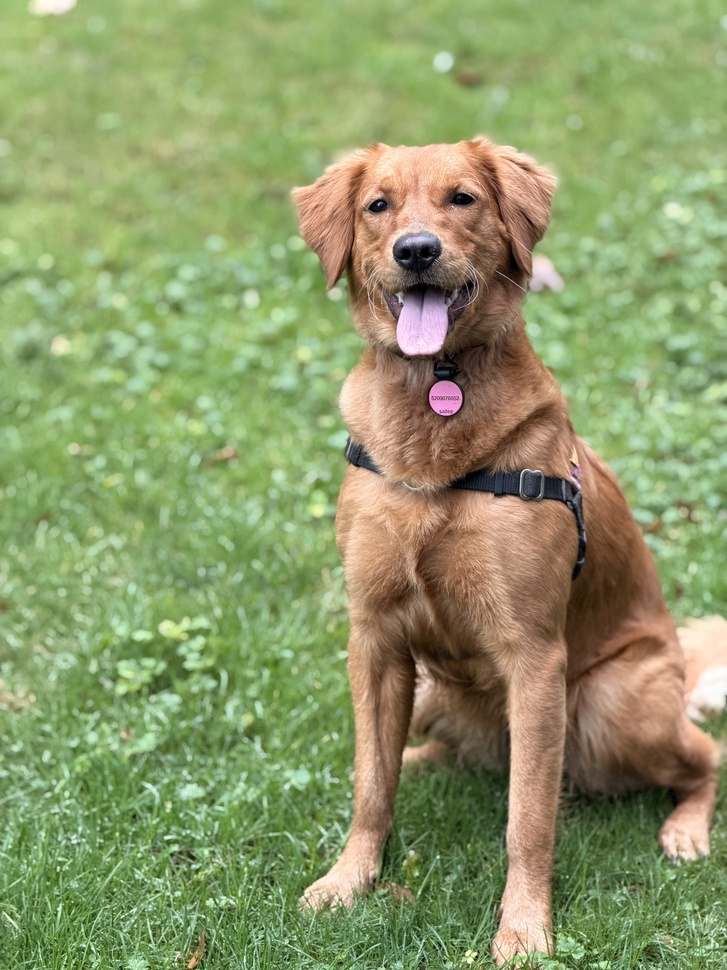
#> input picture .agents/skills/last30days/assets/dog-original.jpeg, 727 x 970 px, shrunk from 4284 x 5712 before the run
$ python -i lab_separator.py   (imports and definitions only)
#> lines starting #> are read from the running program, lines starting #| are printed output that depends on the picture; after the words box and inside, x2 and y2 are one past the last pixel; in counts of white or black regions, pixels touching at a corner belong together
"""
lab_separator.py — Phase 5: LAB Color Space Separation Upgrade
Industry-grade color separation using perceptual clustering.

Pipeline:
    1. RGB -> LAB conversion (perceptual uniformity)
    2. Adaptive K-means (elbow method for k selection)
    3. ΔE-based pixel assignment (perceptual accuracy)
    4. Per-mask morphological cleanup
    5. Edge smoothing on mask boundaries
"""

from __future__ import annotations
import cv2
import numpy as np
import logging
from dataclasses import dataclass, field
from typing import List, Dict, Tuple, Optional

logger = logging.getLogger(__name__)


# ─── Data Types ──────────────────────────────────────────────────────────────

@dataclass
class ColorCluster:
    index: int
    lab_center: np.ndarray       # LAB center (float32, 3-values)
    rgb: Tuple[int, int, int]    # Converted RGB for export
    hex_color: str               # '#RRGGBB'
    pixel_count: int
    coverage_pct: float
    mask: np.ndarray             # uint8 binary mask (255=this color, 0=other)


@dataclass
class LABSeparationResult:
    clusters: List[ColorCluster]
    k: int                        # Actual number of clusters used
    compactness: float            # K-means compactness score
    color_space: str = "LAB"

    # Pipeline-compatible aliases
    @property
    def colors(self) -> List[Tuple[int, int, int]]:
        return [c.rgb for c in self.clusters]

    @property
    def color_names(self) -> List[str]:
        return [c.hex_color for c in self.clusters]

    @property
    def color_masks(self) -> List[np.ndarray]:
        return [c.mask for c in self.clusters]

    @property
    def num_colors(self) -> int:
        return self.k


# ─── Separator ───────────────────────────────────────────────────────────────

class LABColorSeparator:
    """
    Perceptual color separator using CIE LAB space + ΔE distance.

    Key improvements over RGB K-means:
    • Perceptually uniform -> equal ΔE means equal perceived difference
    • Elbow-method adaptive K -> no manual color count required
    • Morphological mask cleanup -> clean print-ready edges
    • No hard-threshold segmentation -> no color banding
    """

    def __init__(
        self,
        k_min: int = 2,
        k_max: int = 8,
        kmeans_attempts: int = 3,
        kmeans_max_iter: int = 30,
        morph_cleanup: bool = True,
        morph_kernel_size: int = 3,
        edge_smooth: bool = True,
    ):
        self.k_min = k_min
        self.k_max = k_max
        self.kmeans_attempts = kmeans_attempts
        self.kmeans_max_iter = kmeans_max_iter
        self.morph_cleanup = morph_cleanup
        self.morph_kernel_size = morph_kernel_size
        self.edge_smooth = edge_smooth

    # ─── Public API ────────────────────────────────────────────────────────────

    def separate(
        self,
        image: np.ndarray,          # BGR uint8
        num_colors: Optional[int] = None,   # None = auto elbow
    ) -> LABSeparationResult:
        """
        Separate image into perceptual color clusters.

        Args:
            image:      BGR uint8 input image
            num_colors: Fixed K (or None to use elbow auto-detection)

        Returns:
            LABSeparationResult with clusters, masks, RGB values
        """
        if image.dtype != np.uint8:
            image = np.clip(image, 0, 255).astype(np.uint8)

        h, w = image.shape[:2]
        N = h * w

        # 1. Convert to LAB
        lab = cv2.cvtColor(image, cv2.COLOR_BGR2LAB)
        data = lab.reshape(-1, 3).astype(np.float32)

        # 2. Determine K
        if num_colors is not None:
            k = max(self.k_min, min(self.k_max, num_colors))
            centers, labels = self._kmeans(data, k)
            compactness = self._compactness(data, centers, labels)
        else:
            k, centers, labels, compactness = self._elbow_kmeans(data)

        # 3. Build label map (H×W)
        label_map = labels.reshape(h, w)

        # 4. Sort clusters by LAB lightness (L channel) — dark -> light
        L_means = [float(np.mean(lab[:, :, 0][label_map == i])) for i in range(k)]
        order   = np.argsort(L_means)   # darkest first

        # 5. Build ColorCluster objects
        clusters: List[ColorCluster] = []
        for new_idx, old_idx in enumerate(order):
            lab_center = centers[old_idx]

            # Convert LAB center -> BGR -> RGB
            lab_px  = np.array([[lab_center]], dtype=np.float32).astype(np.uint8)
            bgr_px  = cv2.cvtColor(lab_px, cv2.COLOR_LAB2BGR)[0][0]
            rgb_px  = cv2.cvtColor(
                np.array([[bgr_px]], dtype=np.uint8), cv2.COLOR_BGR2RGB
            )[0][0]
            rgb = (int(rgb_px[0]), int(rgb_px[1]), int(rgb_px[2]))
            hex_color = f"#{rgb[0]:02X}{rgb[1]:02X}{rgb[2]:02X}"

            # Build binary mask
            raw_mask = (label_map == old_idx).astype(np.uint8) * 255

            # 6. Morphological cleanup
            if self.morph_cleanup:
                raw_mask = self._morph_cleanup(raw_mask)

            pixel_count  = int(np.sum(raw_mask > 0))
            coverage_pct = round(pixel_count / N * 100, 2)

            clusters.append(ColorCluster(
                index=new_idx,
                lab_center=lab_center,
                rgb=rgb,
                hex_color=hex_color,
                pixel_count=pixel_count,
                coverage_pct=coverage_pct,
                mask=raw_mask,
            ))

        logger.info(
            f"[LABColorSeparator] k={k} compactness={compactness:.0f} "
            f"colors={[c.hex_color for c in clusters]}"
        )

        return LABSeparationResult(
            clusters=clusters,
            k=k,
            compactness=compactness,
        )

    # ─── Elbow Method ─────────────────────────────────────────────────────────

    def _elbow_kmeans(
        self, data: np.ndarray
    ) -> Tuple[int, np.ndarray, np.ndarray, float]:
        """
        Run K-means for k_min…k_max and find the elbow (largest drop in
        compactness ratio).  Returns (best_k, centers, labels, compactness).
        """
        results: Dict[int, Tuple] = {}
        compactness_list: List[float] = []

        for k in range(self.k_min, self.k_max + 1):
            centers, labels = self._kmeans(data, k)
            comp = self._compactness(data, centers, labels)
            results[k] = (centers, labels, comp)
            compactness_list.append(comp)
            logger.debug(f"  [Elbow] k={k} compactness={comp:.0f}")

        # Find elbow: largest relative drop
        best_k = self.k_min
        if len(compactness_list) > 1:
            drops = []
            for i in range(1, len(compactness_list)):
                prev = compactness_list[i - 1]
                curr = compactness_list[i]
                rel_drop = (prev - curr) / (prev + 1e-9)
                drops.append(rel_drop)
            elbow_i = int(np.argmax(drops)) + 1   # +1 because drops starts at k_min+1
            best_k  = self.k_min + elbow_i
            logger.info(f"[LABColorSeparator] Elbow at k={best_k} (drop={drops[elbow_i-1]:.3f})")

        centers, labels, comp = results[best_k]
        return best_k, centers, labels, comp

    # ─── K-means Helper ───────────────────────────────────────────────────────

    def _kmeans(
        self, data: np.ndarray, k: int
    ) -> Tuple[np.ndarray, np.ndarray]:
        """Run K-means and return (centers, flat_labels)."""
        criteria = (
            cv2.TERM_CRITERIA_EPS + cv2.TERM_CRITERIA_MAX_ITER,
            self.kmeans_max_iter,
            1.0,
        )
        np.random.seed(42)
        cv2.setRNGSeed(42)

        best_comp = float("inf")
        best_centers = None
        best_labels  = None

        for _ in range(self.kmeans_attempts):
            try:
                comp, labels, centers = cv2.kmeans(
                    data, k, None, criteria, 1, cv2.KMEANS_PP_CENTERS
                )
                if comp < best_comp:
                    best_comp    = comp
                    best_centers = centers
                    best_labels  = labels.flatten()
            except Exception as e:
                logger.warning(f"[LABColorSeparator] K-means k={k} attempt failed: {e}")

        if best_centers is None:
            raise RuntimeError(f"K-means failed for k={k}")

        return best_centers, best_labels

    @staticmethod
    def _compactness(
        data: np.ndarray, centers: np.ndarray, labels: np.ndarray
    ) -> float:
        """Compute total within-cluster sum of squared distances."""
        assigned = centers[labels.astype(int)]
        return float(np.sum((data - assigned) ** 2))

    # ─── Morphological Cleanup ────────────────────────────────────────────────

    def _morph_cleanup(self, mask: np.ndarray) -> np.ndarray:
        """
        Apply morphological closing + opening to clean mask edges.
        Closing: fills small holes within the mask.
        Opening: removes small isolated noise blobs.
        """
        k = self.morph_kernel_size
        kernel = cv2.getStructuringElement(cv2.MORPH_ELLIPSE, (k, k))
        # Close first (fill internal holes)
        out = cv2.morphologyEx(mask, cv2.MORPH_CLOSE, kernel, iterations=1)
        # Then open (remove pepper noise)
        out = cv2.morphologyEx(out, cv2.MORPH_OPEN,  kernel, iterations=1)
        # Optional edge smoothing via blur+threshold
        if self.edge_smooth:
            out = cv2.GaussianBlur(out, (3, 3), 0.8)
            _, out = cv2.threshold(out, 127, 255, cv2.THRESH_BINARY)
        return out


# ─── Convenience function ────────────────────────────────────────────────────

# [15 lines left out: function separate_colors_lab, not called in this run]

>>> import cv2
>>> picture = cv2.imread('../../.agents/skills/last30days/assets/dog-original.jpeg')
#> picture is the input picture: shape (970, 727, 3); mean B, G, R 105.4, 153.7, 141.6
>>> result = LABColorSeparator().separate(picture)
#> the loop in _elbow_kmeans, `for k in range(self.k_min, self.k_max + 1):` made 7 passes
#> comp on passes 2 to 7: 383660032, 279237280, 232110016, 182142816, 156323168, 129869352
#> after the loop in _elbow_kmeans, `for k in range(self.k_min, self.k_max + 1):`: compactness_list = [562159616, 383660032, 279237280, 232110016, 182142816, 156323168, 129869352]; results = 7 items
#> the loop in _elbow_kmeans, `for i in range(1, len(compactness_list)):` made 6 passes
#> (prev, curr, rel_drop) on passes 1 to 6: (562159616, 383660032, 0.318), (383660032, 279237280, 0.272), (279237280, 232110016, 0.169), (232110016, 182142816, 0.215), (182142816, 156323168, 0.142), (156323168, 129869352, 0.169)
#> after the loop in _elbow_kmeans, `for i in range(1, len(compactness_list)):`: drops = [0.318, 0.272, 0.169, 0.215, 0.142, 0.169]
#> in _elbow_kmeans, `elbow_i = int(np.argmax(drops)) + 1`: elbow_i = 1
#> in _elbow_kmeans, `best_k  = self.k_min + elbow_i`: best_k = 3
#> in _elbow_kmeans, `centers, labels, comp = results[best_k]`: centers = [[182.9, 112.5, 154], [71.21, 129.2, 143.6], [135.4, 117, 152.4]]; comp = 383660032
#> in separate, `k, centers, labels, compactness = self._elbow_kmeans(data)`: k = 3; compactness = 383660032
#> in separate, `label_map = labels.reshape(h, w)`:
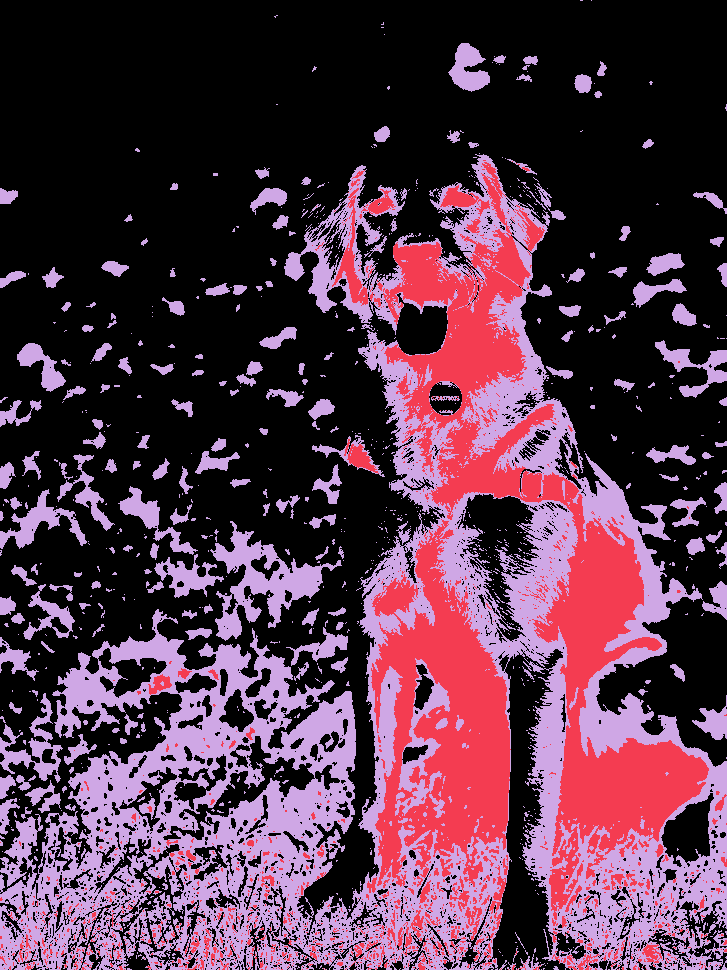
#> label_map: shape (970, 727) int32; 3 distinct labels, from 0 to 2; one colour per label, 0 black
#> in separate, `L_means = [float(np.mean(lab[:, :, 0][label_map == i])) for i in range..`: L_means = [182.8, 71.21, 135.4]
#> in separate, `order   = np.argsort(L_means)`: order = [1, 2, 0]
#> the loop in separate, `for new_idx, old_idx in enumerate(order):` made 3 passes
#> (old_idx, lab_center, lab_px, bgr_px, rgb, hex_color, pixel_count, coverage_pct) on passes 1 to 3: (1, [71.21, 129.2, 143.6], [[71, 129, 143]], [43, 64, 75], (75, 64, 43), '#4B402B', 85488, 12.12), (2, [135.4, 117, 152.4], [[135, 116, 152]], [85, 131, 121], (121, 131, 85), '#798355', 205879, 29.19), (0, [182.9, 112.5, 154], [[182, 112, 154]], [127, 182, 163], (163, 182, 127), '#A3B67F', 430480, 61.04)
#> pass 1, in separate, `raw_mask = (label_map == old_idx).astype(np.uint8) * 255`:
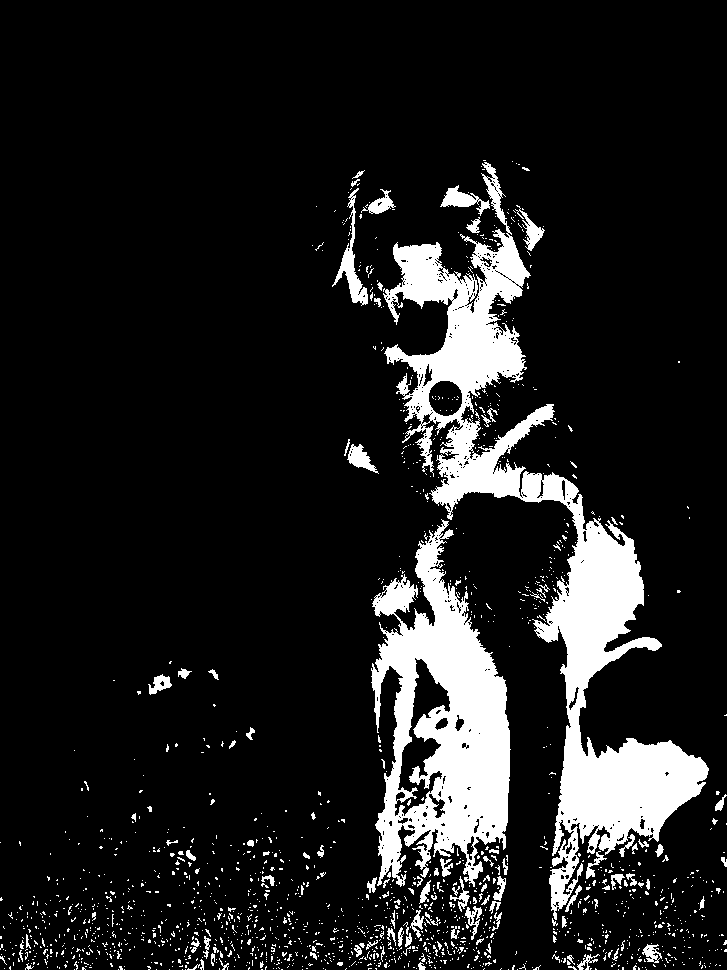
#> raw_mask: shape (970, 727); 12.2% white; 1643 white regions (1529 under 20 px), largest, box (x1, y1, x2, y2) and area: (383, 162, 709, 920) 45537, (371, 519, 511, 887) 26477, (332, 188, 368, 306) 985
#> pass 1, in _morph_cleanup, `out = cv2.morphologyEx(mask, cv2.MORPH_CLOSE, kernel, iterations=1)`:
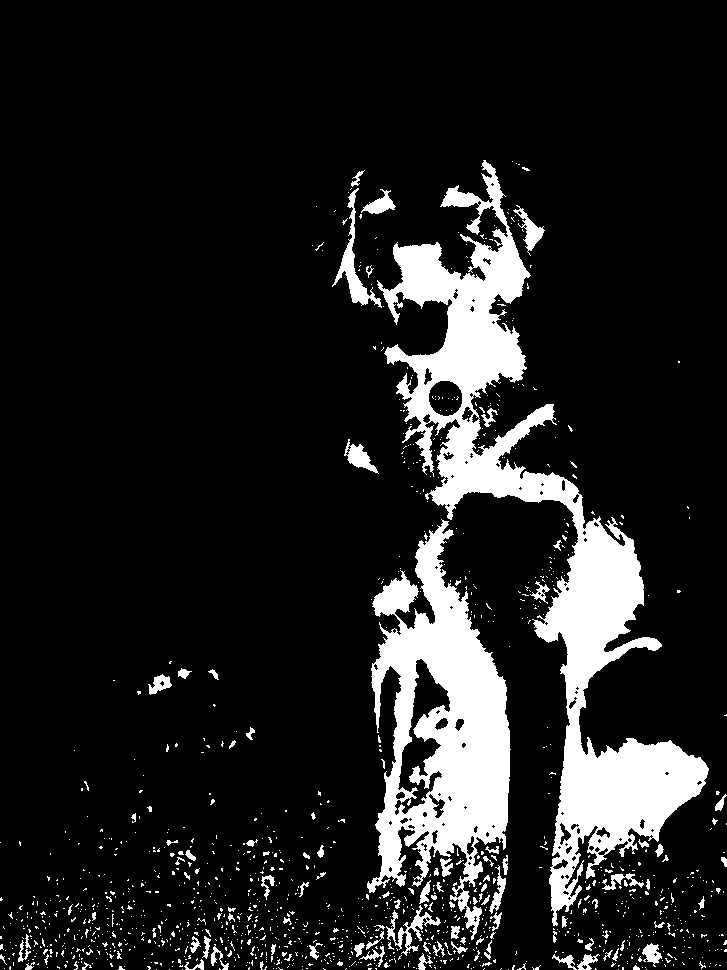
#> out: shape (970, 727); 12.9% white; 1233 white regions (1123 under 20 px), largest, box (x1, y1, x2, y2) and area: (377, 160, 709, 926) 49066, (367, 519, 511, 940) 28150, (332, 188, 382, 308) 1158
#> pass 1, in _morph_cleanup, `out = cv2.morphologyEx(out, cv2.MORPH_OPEN,  kernel, iterations=1)`:
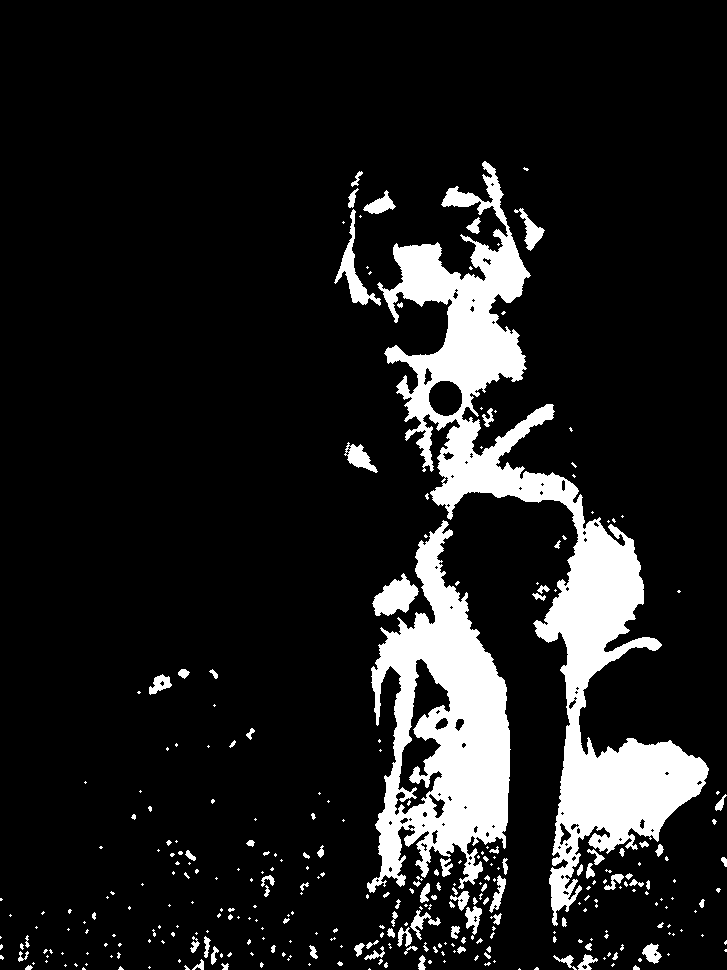
#> out: shape (970, 727); 12.1% white; 319 white regions (219 under 20 px), largest, box (x1, y1, x2, y2) and area: (377, 161, 709, 926) 48014, (367, 520, 511, 893) 26158, (372, 573, 419, 616) 1136
#> after the loop in separate, `for new_idx, old_idx in enumerate(order):`: clusters = 3 items
